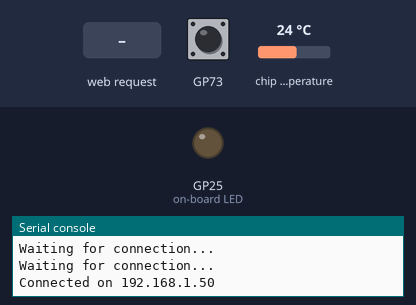
This program was run on a simulated Raspberry Pi Pico running MicroPython. Shown: output pins drawn as LEDs (lit = HIGH), the last lines printed to the serial console. The test bench sets the inputs (shaded band); at power-on: chip temperature 24 °C. WiFi joins after 1.5 s.

Above: at 4.2 s.
4.3 s: HTTP request GET /lighton? received
At 5.5 s:
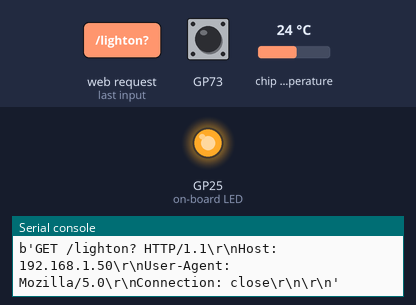
5.8 s: HTTP request GET /lightoff? received
At 6.7 s:
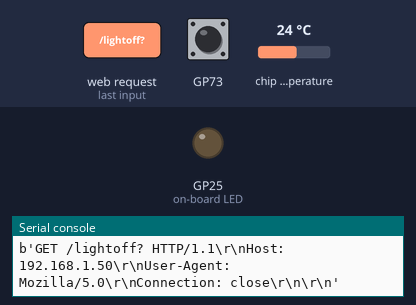
Timing chart, 0 to 8.8 s (numbered marks = the images above; inputs shaded):
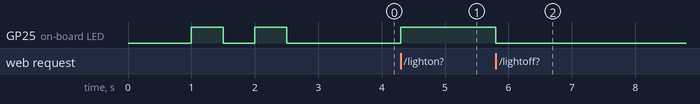

Measured:
- after the input at 4.3 s, GP25 (on-board LED): LOW → HIGH at once
- after the input at 5.8 s, GP25 (on-board LED): HIGH → LOW at once

The program:

network.py
```python
import network
import socket
from time import sleep
from picozero import pico_temp_sensor, pico_led
import machine
import rp2
import sys


def connect():
    #Connect to WLAN
    print(f'disconnecting')
    wlan = network.WLAN(network.STA_IF)
    wlan.disconnect() #clear previous connections
    wlan.active(False)
    sleep(1) #ensure disconnection runs

    wlan.active(True)
    wlan.connect("WILL 1996", "12345678")
    while wlan.isconnected() == False:
        if rp2.bootsel_button() == 1:
            sys.exit()
        print('Waiting for connection...')
        pico_led.on()
        sleep(0.5)
        pico_led.off()
        sleep(0.5)
    ip = wlan.ifconfig()[0]
    print(f'Connected on {ip}')
    pico_led.on()
    return ip

def open_socket(ip):
    address=(ip, 80)
    connection=socket.socket()
    connection.bind(address)
    connection.listen(1)
    return connection

def webpage(temperature, state):
    html = f'''
            <!DOCTYPE html>
            <html>
            <body style=background-color:#767676;color:#F9F9F9;>
            <h1 style=background-image:linear-gradient(#323232,#5F5F5F);text-align:center;font-size:32px;padding:50px>WCS Project</h1>
            <p>LED: {state}</p>
            <p>Temperature is {temperature}</p>
            <div>
            <form action="./lighton">
            <input type="submit" value="Light on" />
            </form>
            <form action="./lightoff">
            <input type="submit" value="Light off" />
            </form>
            <form action="./close">
            <input type="submit" value="Stop server" />
            </form>
            </body>
            </html>
            '''
    return str(html)
def serve(connection):
    #Start a web server
    state = 'OFF'
    pico_led.off()
    temperature = 0
    while True:
        client = connection.accept()[0]
        request = client.recv(1024)
        request = str(request)
        print(request)
        try:
            request = request.split()[1]
        except IndexError:
            pass
        if request == '/lighton?':
            pico_led.on()
            state = 'ON'
        elif request =='/lightoff?':
            pico_led.off()
            state ='OFF'
        elif request == '/close?':
            sys.exit()
        temperature = pico_temp_sensor.temp
        html = webpage(temperature, state)
        client.send(html)
        client.close()


ip=connect()
connection=open_socket(ip)
serve(connection)
```
